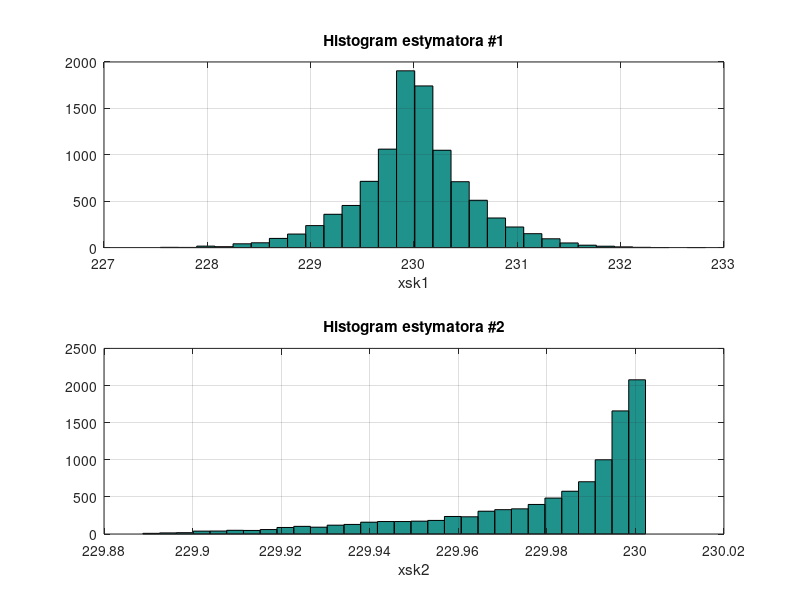

Source code (MATLAB):
clear all; close all;

Ax = sqrt(2) * 230;  % nominalna amplituda sygnału
fx = 50;  % nominalna częstotliwość sygnału
Nx = 100;  % liczba próbek na jeden okres
n = 0:Nx-1;  % indeksy próbek
fpr = Nx * fx;  % częstotliwość próbkowania (100 razy większa niż fx)

for iter = 1 : 10000
    x = Ax * sin(2*pi*(fx + 1/3 * randn())/(Nx * fx) * n + rand() * 2*pi);  % sygnał
    x = awgn(x, 60);  % dodanie szumu, SNR = 60 dB

    % Estymator #1
    xsk1(iter) = sqrt(sum(x.^2) / Nx);

    % Estymator #2
    xsk2(iter) = max(abs(x)) / sqrt(2);
end

% Wyświetlanie histogramów
subplot(211);
hist(xsk1, 30);
grid;
xlabel('xsk1');
title('Histogram estymatora #1');

subplot(212);
hist(xsk2, 30);
grid;
xlabel('xsk2');
title('Histogram estymatora #2');
